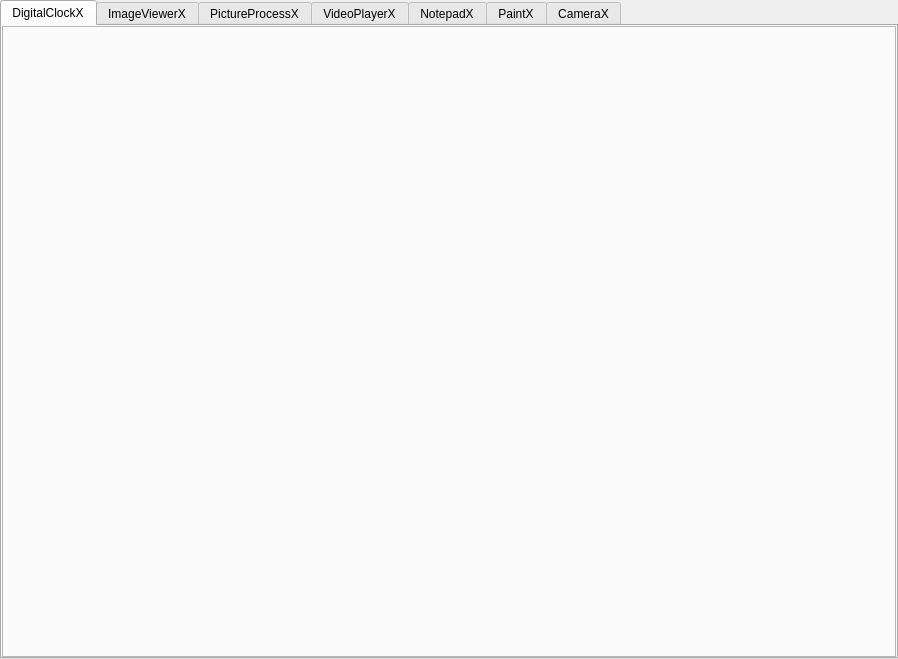
<?xml version="1.0" encoding="UTF-8"?>
<ui version="4.0">
 <class>MultiMidiaSystemClass</class>
 <widget class="QMainWindow" name="MultiMidiaSystemClass">
  <property name="geometry">
   <rect>
    <x>0</x>
    <y>0</y>
    <width>898</width>
    <height>659</height>
   </rect>
  </property>
  <property name="windowTitle">
   <string>MultiMidiaSystem</string>
  </property>
  <widget class="QWidget" name="centralWidget">
   <layout class="QVBoxLayout" name="verticalLayout_7">
    <property name="spacing">
     <number>0</number>
    </property>
    <property name="leftMargin">
     <number>0</number>
    </property>
    <property name="topMargin">
     <number>0</number>
    </property>
    <property name="rightMargin">
     <number>0</number>
    </property>
    <property name="bottomMargin">
     <number>0</number>
    </property>
    <item>
     <widget class="QTabWidget" name="tabWidget">
      <property name="tabShape">
       <enum>QTabWidget::Rounded</enum>
      </property>
      <property name="currentIndex">
       <number>0</number>
      </property>
      <property name="tabsClosable">
       <bool>false</bool>
      </property>
      <property name="movable">
       <bool>true</bool>
      </property>
      <property name="tabBarAutoHide">
       <bool>true</bool>
      </property>
      <widget class="QWidget" name="tabDigitalClock">
       <attribute name="title">
        <string>DigitalClockX</string>
       </attribute>
       <layout class="QVBoxLayout" name="verticalLayout_6">
        <property name="spacing">
         <number>0</number>
        </property>
        <property name="leftMargin">
         <number>0</number>
        </property>
        <property name="topMargin">
         <number>0</number>
        </property>
        <property name="rightMargin">
         <number>0</number>
        </property>
        <property name="bottomMargin">
         <number>0</number>
        </property>
        <item>
         <widget class="QFrame" name="frameDigitalClock">
          <property name="frameShape">
           <enum>QFrame::StyledPanel</enum>
          </property>
          <property name="frameShadow">
           <enum>QFrame::Raised</enum>
          </property>
          <layout class="QVBoxLayout" name="layoutDigitalClock">
           <property name="spacing">
            <number>0</number>
           </property>
           <property name="leftMargin">
            <number>0</number>
           </property>
           <property name="topMargin">
            <number>0</number>
           </property>
           <property name="rightMargin">
            <number>0</number>
           </property>
           <property name="bottomMargin">
            <number>0</number>
           </property>
          </layout>
         </widget>
        </item>
       </layout>
      </widget>
      <widget class="QWidget" name="tabImageViewer">
       <attribute name="title">
        <string>ImageViewerX</string>
       </attribute>
       <layout class="QVBoxLayout" name="verticalLayout_3">
        <property name="spacing">
         <number>0</number>
        </property>
        <property name="leftMargin">
         <number>0</number>
        </property>
        <property name="topMargin">
         <number>0</number>
        </property>
        <property name="rightMargin">
         <number>0</number>
        </property>
        <property name="bottomMargin">
         <number>0</number>
        </property>
        <item>
         <widget class="QFrame" name="frameImageViewer">
          <property name="frameShape">
           <enum>QFrame::StyledPanel</enum>
          </property>
          <property name="frameShadow">
           <enum>QFrame::Raised</enum>
          </property>
          <layout class="QVBoxLayout" name="layoutImageViewer">
           <property name="spacing">
            <number>0</number>
           </property>
           <property name="leftMargin">
            <number>0</number>
           </property>
           <property name="topMargin">
            <number>0</number>
           </property>
           <property name="rightMargin">
            <number>0</number>
           </property>
           <property name="bottomMargin">
            <number>0</number>
           </property>
          </layout>
         </widget>
        </item>
       </layout>
      </widget>
      <widget class="QWidget" name="tabPictureProcess">
       <attribute name="title">
        <string>PictureProcessX</string>
       </attribute>
       <layout class="QVBoxLayout" name="verticalLayout_8">
        <property name="spacing">
         <number>0</number>
        </property>
        <property name="leftMargin">
         <number>0</number>
        </property>
        <property name="topMargin">
         <number>0</number>
        </property>
        <property name="rightMargin">
         <number>0</number>
        </property>
        <property name="bottomMargin">
         <number>0</number>
        </property>
        <item>
         <widget class="QFrame" name="framePictureProcess">
          <property name="frameShape">
           <enum>QFrame::StyledPanel</enum>
          </property>
          <property name="frameShadow">
           <enum>QFrame::Raised</enum>
          </property>
          <layout class="QVBoxLayout" name="layoutPictureProcess">
           <property name="leftMargin">
            <number>0</number>
           </property>
           <property name="topMargin">
            <number>0</number>
           </property>
           <property name="rightMargin">
            <number>0</number>
           </property>
           <property name="bottomMargin">
            <number>0</number>
           </property>
          </layout>
         </widget>
        </item>
       </layout>
      </widget>
      <widget class="QWidget" name="tabVideoPlayer">
       <attribute name="title">
        <string>VideoPlayerX</string>
       </attribute>
       <layout class="QVBoxLayout" name="verticalLayout">
        <property name="spacing">
         <number>0</number>
        </property>
        <property name="leftMargin">
         <number>0</number>
        </property>
        <property name="topMargin">
         <number>0</number>
        </property>
        <property name="rightMargin">
         <number>0</number>
        </property>
        <property name="bottomMargin">
         <number>0</number>
        </property>
        <item>
         <widget class="QFrame" name="frameVideoPlayer">
          <property name="frameShape">
           <enum>QFrame::StyledPanel</enum>
          </property>
          <property name="frameShadow">
           <enum>QFrame::Raised</enum>
          </property>
          <layout class="QVBoxLayout" name="layoutVideoPlayer">
           <property name="spacing">
            <number>0</number>
           </property>
           <property name="leftMargin">
            <number>0</number>
           </property>
           <property name="topMargin">
            <number>0</number>
           </property>
           <property name="rightMargin">
            <number>0</number>
           </property>
           <property name="bottomMargin">
            <number>0</number>
           </property>
          </layout>
         </widget>
        </item>
       </layout>
      </widget>
      <widget class="QWidget" name="tabNotepad">
       <attribute name="title">
        <string>NotepadX</string>
       </attribute>
       <layout class="QVBoxLayout" name="verticalLayout_4">
        <property name="spacing">
         <number>0</number>
        </property>
        <property name="leftMargin">
         <number>0</number>
        </property>
        <property name="topMargin">
         <number>0</number>
        </property>
        <property name="rightMargin">
         <number>0</number>
        </property>
        <property name="bottomMargin">
         <number>0</number>
        </property>
        <item>
         <widget class="QFrame" name="frameNotepad">
          <property name="frameShape">
           <enum>QFrame::StyledPanel</enum>
          </property>
          <property name="frameShadow">
           <enum>QFrame::Raised</enum>
          </property>
          <layout class="QVBoxLayout" name="layoutNotepad">
           <property name="spacing">
            <number>0</number>
           </property>
           <property name="leftMargin">
            <number>0</number>
           </property>
           <property name="topMargin">
            <number>0</number>
           </property>
           <property name="rightMargin">
            <number>0</number>
           </property>
           <property name="bottomMargin">
            <number>0</number>
           </property>
          </layout>
         </widget>
        </item>
       </layout>
      </widget>
      <widget class="QWidget" name="tabPaint">
       <attribute name="title">
        <string>PaintX</string>
       </attribute>
       <layout class="QVBoxLayout" name="verticalLayout_5">
        <property name="spacing">
         <number>0</number>
        </property>
        <property name="leftMargin">
         <number>0</number>
        </property>
        <property name="topMargin">
         <number>0</number>
        </property>
        <property name="rightMargin">
         <number>0</number>
        </property>
        <property name="bottomMargin">
         <number>0</number>
        </property>
        <item>
         <widget class="QFrame" name="framePaint">
          <property name="frameShape">
           <enum>QFrame::StyledPanel</enum>
          </property>
          <property name="frameShadow">
           <enum>QFrame::Raised</enum>
          </property>
          <layout class="QVBoxLayout" name="layoutPaint">
           <property name="spacing">
            <number>0</number>
           </property>
           <property name="leftMargin">
            <number>0</number>
           </property>
           <property name="topMargin">
            <number>0</number>
           </property>
           <property name="rightMargin">
            <number>0</number>
           </property>
           <property name="bottomMargin">
            <number>0</number>
           </property>
          </layout>
         </widget>
        </item>
       </layout>
      </widget>
      <widget class="QWidget" name="tabCamera">
       <attribute name="title">
        <string>CameraX</string>
       </attribute>
       <layout class="QVBoxLayout" name="verticalLayout_2">
        <property name="spacing">
         <number>0</number>
        </property>
        <property name="leftMargin">
         <number>0</number>
        </property>
        <property name="topMargin">
         <number>0</number>
        </property>
        <property name="rightMargin">
         <number>0</number>
        </property>
        <property name="bottomMargin">
         <number>0</number>
        </property>
        <item>
         <widget class="QFrame" name="frameCamera">
          <property name="frameShape">
           <enum>QFrame::StyledPanel</enum>
          </property>
          <property name="frameShadow">
           <enum>QFrame::Raised</enum>
          </property>
          <layout class="QVBoxLayout" name="layoutCamera">
           <property name="spacing">
            <number>0</number>
           </property>
           <property name="leftMargin">
            <number>0</number>
           </property>
           <property name="topMargin">
            <number>0</number>
           </property>
           <property name="rightMargin">
            <number>0</number>
           </property>
           <property name="bottomMargin">
            <number>0</number>
           </property>
          </layout>
         </widget>
        </item>
       </layout>
      </widget>
     </widget>
    </item>
   </layout>
  </widget>
 </widget>
 <layoutdefault spacing="6" margin="11"/>
 <resources>
  <include location="MultiMidiaSystem.qrc"/>
 </resources>
 <connections/>
</ui>
